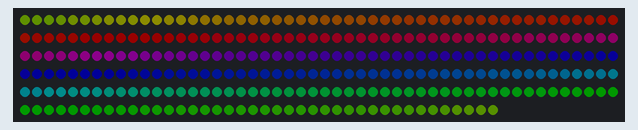
Simulated run of this program. Board: Raspberry Pi (BCM pin numbers). Shown: 290 RGB LEDs in strip order, left to right, continuing on the next row. Dim RGB values are drawn brighter than linear.

Above: at 0.8 s.
At 1.5 s:
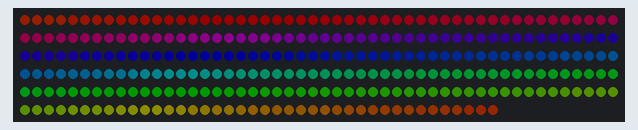
At 2.9 s:
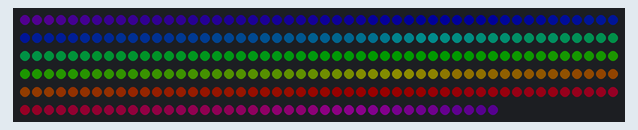
At 4.3 s:
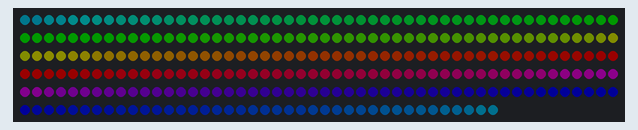
At 7.1 s:
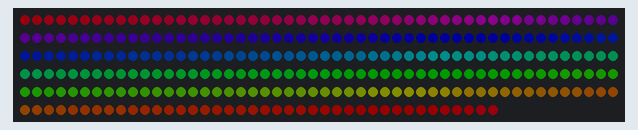
At 10.3 s:
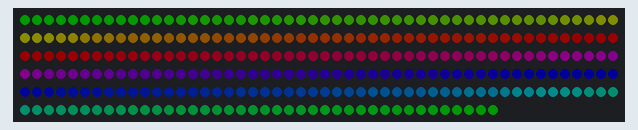

Measured:
- by itself, everything shown: repeats every 10.3 s, in 15 steps
- what the display in image 1 shows lasts 0.7 s, from 1.4 s to 2.1 s

The program:

rainbow_scroll.py
```python
#!/usr/bin/python3

import time
import board
import neopixel
from random import random
import math
from pprint import pprint

# Choose an open pin connected to the Data In of the NeoPixel strip, i.e. board.D18
# NeoPixels must be connected to D10, D12, D18 or D21 to work.
pixel_pin = board.D21

# The number of NeoPixels
num_pixels = 290

# The order of the pixel colors - RGB or GRB. Some NeoPixels have red and green reversed!
# For RGBW NeoPixels, simply change the ORDER to RGBW or GRBW.
ORDER = neopixel.GRB

def wheel(pos):
    # Input a value 0 to 255 to get a color value.
    # The colours are a transition r - g - b - back to r.
    if pos < 0 or pos > 255:
        r = g = b = 0
    elif pos < 85:
        r = int(pos * 3)
        g = int(255 - pos * 3)
        b = 0
    elif pos < 170:
        pos -= 85
        r = int(255 - pos * 3)
        g = 0
        b = int(pos * 3)
    else:
        pos -= 170
        r = 0
        g = int(pos * 3)
        b = int(255 - pos * 3)
    return (r, g, b) if ORDER in (neopixel.RGB, neopixel.GRB) else (r, g, b, 0)

def rainbow_cycle(wait):
    while True:
        for j in range(255):
            for i in range(num_pixels):
                pixel_index = (i * 256 // num_pixels) + j
                pixels[i] = wheel(pixel_index & 255)
            pixels.show()
            time.sleep(wait)

if __name__ == "__main__":
    # use with so ctrl-c kills the lights when done.
    with neopixel.NeoPixel(pixel_pin, num_pixels, brightness=0.1, auto_write=False, pixel_order=ORDER) as pixels:
      rainbow_cycle(0.000)
```
